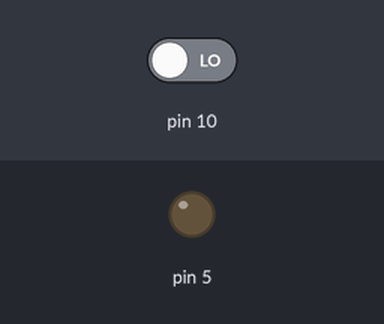
This sketch was run on a simulated Arduino Uno, built with avr-gcc and run on an emulated ATmega328P. On the bench: output pins drawn as LEDs (lit = HIGH). The test bench sets the inputs (shaded band); at power-on: pin 10 LOW. What the sketch prints to the serial monitor is not drawn.

Above: at 1.2 s.
1.3 s: pin 10 driven HIGH
At 2.5 s:
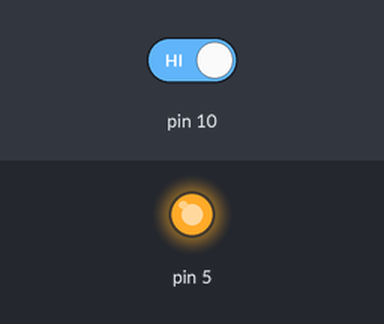
2.8 s: pin 10 driven LOW
At 3.6 s:
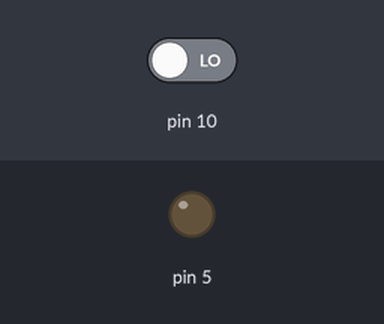
Timing chart, 0 to 5.8 s (numbered marks = the images above; inputs shaded):
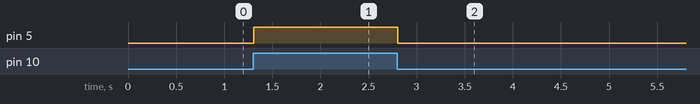

Measured:
- after the input at 1.3 s, pin 5: LOW → HIGH at once
- after the input at 2.8 s, pin 5: HIGH → LOW at once

The sketch:

ReadSendDigitalSignalSketch.ino
```cpp
/*
 * yellow: mcD10 - D5
 * black: mcGND - "-"
 * blue: mc5V - "+"
 * resistance: J25 - J29
 * led: I29 - I32
 * black: J32 - "-"
 * blue: D7 - "+"
 */
bool buttonPressed = false;

void setup() {
 pinMode(5, OUTPUT);
 pinMode(10, INPUT);
 Serial.begin(9600);
}

void loop() {
  buttonPressed = digitalRead(10);
  Serial.println(digitalRead(10));

  if (buttonPressed) {
    digitalWrite(5, true);
  } else {
    digitalWrite(5, false);
  }
}
```
